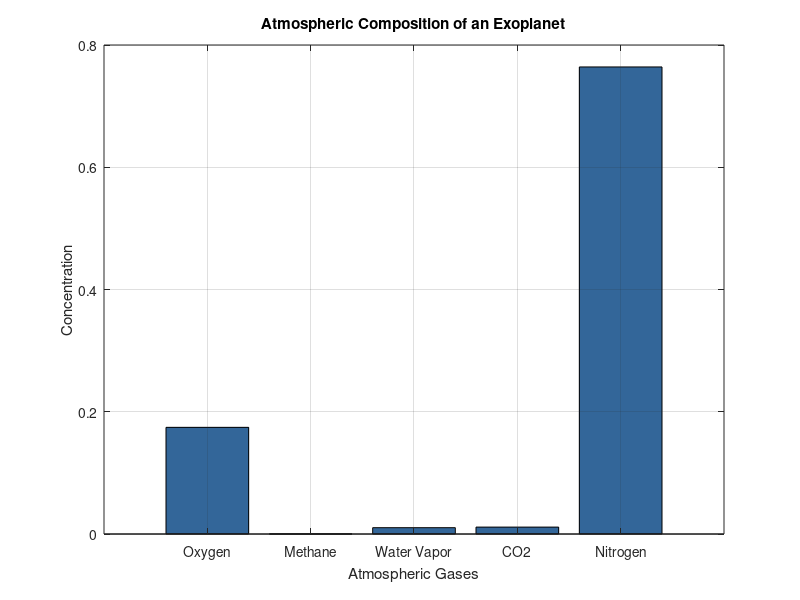

Write the MATLAB code that produced this figure.
% Define parameters for an exoplanet's atmosphere
oxygen_concentration = 0.18 + 0.02 * randn();  % Randomized oxygen concentration
methane_concentration = 0.00008 + 0.00002 * randn();  % Randomized methane concentration
water_vapor_concentration = 0.01 + 0.002 * randn();  % Randomized water vapor concentration
carbon_dioxide_concentration = 0.01 + 0.002 * randn();  % Randomized carbon dioxide concentration
nitrogen_concentration = 0.78 + 0.02 * randn();  % Randomized nitrogen concentration

% Define thresholds for potential biosignatures
oxygen_threshold = 0.15;  % Adjusted oxygen concentration threshold
methane_threshold = 0.00005;  % Adjusted methane concentration threshold
redox_threshold = 0.5;  % Adjusted Redox ratio threshold

% Calculate the Redox ratio as an indicator of chemical disequilibria
redox_ratio = (oxygen_concentration / carbon_dioxide_concentration) / (0.21 / 0.01); 

% Check for potential biosignatures with adjusted thresholds
potential_biosignature = (oxygen_concentration > oxygen_threshold) && ...
                          (methane_concentration > methane_threshold) && ...
                          (redox_ratio > redox_threshold);

% Display the results
fprintf('Oxygen concentration: %.4f\n', oxygen_concentration);
fprintf('Methane concentration: %.6f\n', methane_concentration);
fprintf('Redox ratio: %.4f\n', redox_ratio);
fprintf('Potential biosignature detected: %d\n', potential_biosignature);

% Graphical representation (bar chart)
figure;
bar([oxygen_concentration, methane_concentration, water_vapor_concentration, ...
    carbon_dioxide_concentration, nitrogen_concentration], 'FaceColor', [0.2, 0.4, 0.6]);
xlabel('Atmospheric Gases');
ylabel('Concentration');
title('Atmospheric Composition of an Exoplanet');
xticklabels({'Oxygen', 'Methane', 'Water Vapor', 'CO2', 'Nitrogen'});
grid on;
